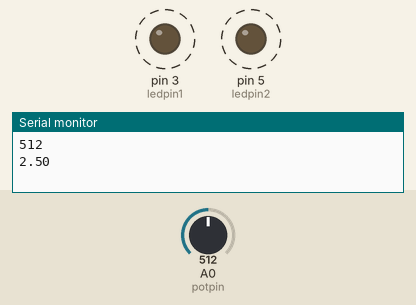
The sketch below on a simulated Arduino Uno, built with avr-gcc and run on an emulated ATmega328P. Parts: output pins drawn as LEDs (lit = HIGH), the last lines printed to the serial monitor. Dashed ring = blinking. The inputs (shaded band) are chosen by the test bench; at power-on: A0 (potpin) = 512.

Above: at 2.6 s.
2.7 s: A0 (potpin) set to 716
8.4 s: A0 (potpin) set to 122
At 10.4 s:
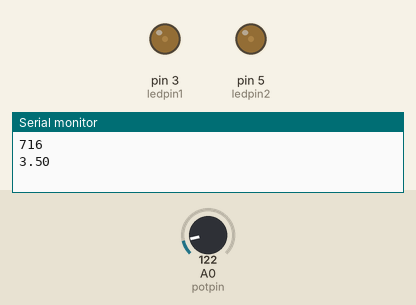
14.1 s: A0 (potpin) set to 1023
At 15.0 s:
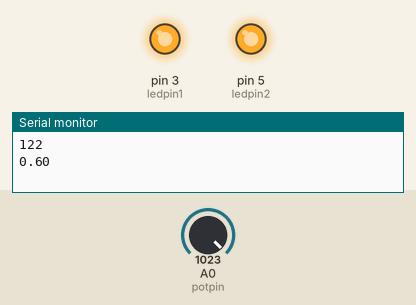
19.8 s: A0 (potpin) set to 511
At 20.6 s:
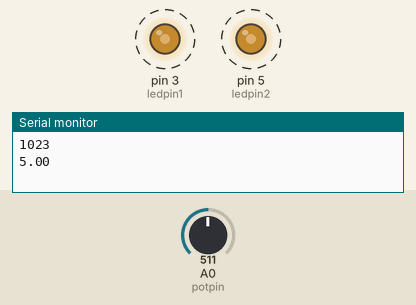
Timing chart, 0 to 26.5 s (numbered marks = the images above; inputs shaded):
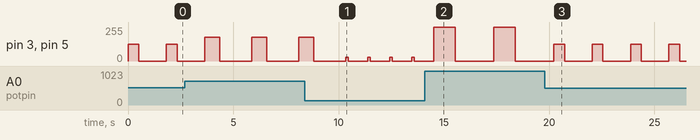

The sketch:

sketch_jun13a.ino
```cpp
int potpin=A0;        //pin for potentiometer
int ledpin1=3;        //pin for Red LED
int ledpin2=5;        //pin for Blue LED
int readvoltage;      //variable to store the analog voltage
float writevoltage;   //variable to store the writing voltge
float voltage;        //actual voltage
int waittime=800;     //delay time to wait on serial port


void setup() {
  // put your setup code here, to run once:
  Serial.begin(9600);
  pinMode(potpin,INPUT);
  pinMode(ledpin1,OUTPUT);
  pinMode(ledpin2,OUTPUT);
}

void loop() {
  // put your main code here, to run repeatedly:
  readvoltage=analogRead(potpin);
  voltage=(5./1023.)*readvoltage;
  writevoltage=(255./5.)*voltage;
  analogWrite(ledpin1,writevoltage);
  analogWrite(ledpin2,writevoltage);
  delay(readvoltage);
  analogWrite(ledpin1,0);
  analogWrite(ledpin2,0);
  delay(readvoltage);
  Serial.println(readvoltage);
  Serial.println(voltage);
  Serial.println(" ");
  delay(waittime);
}
```

Measured:
- after the input at 14.1 s, pin 3 (ledpin1), pin 5 (ledpin2): alternates 255/255 for 1.0 s and 0/255 for 1.8 s, starting after 0.43 s
- after the input at 19.8 s, pin 3 (ledpin1), pin 5 (ledpin2): alternates 127/255 for 0.51 s and 0/255 for 1.3 s, starting after 0.42 s
- by itself, pin 3 (ledpin1), pin 5 (ledpin2): repeats every 1.0 s: 30/255 0.12 s, 0/255 0.92 s
